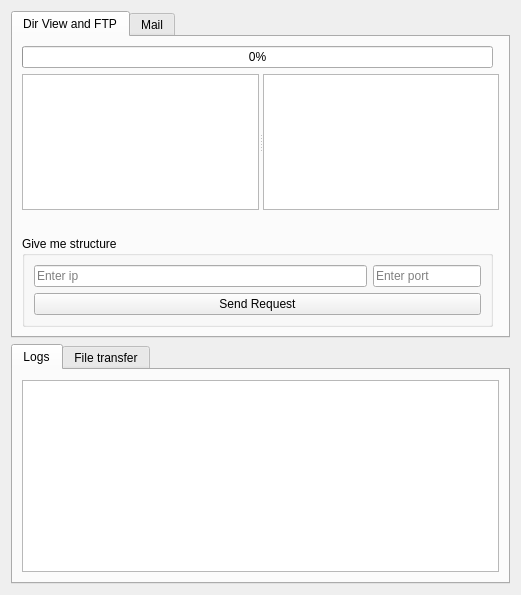
<?xml version="1.0" encoding="UTF-8"?>
<ui version="4.0">
 <class>Client</class>
 <widget class="QWidget" name="Client">
  <property name="geometry">
   <rect>
    <x>0</x>
    <y>0</y>
    <width>521</width>
    <height>595</height>
   </rect>
  </property>
  <property name="windowTitle">
   <string>Form</string>
  </property>
  <layout class="QGridLayout" name="gridLayout">
   <item row="0" column="0">
    <widget class="QTabWidget" name="tabWidget">
     <property name="currentIndex">
      <number>0</number>
     </property>
     <widget class="QWidget" name="tab">
      <attribute name="title">
       <string>Dir View and FTP</string>
      </attribute>
      <layout class="QGridLayout" name="gridLayout_2">
       <item row="0" column="0">
        <widget class="QProgressBar" name="receivingFileBar">
         <property name="value">
          <number>0</number>
         </property>
        </widget>
       </item>
       <item row="1" column="0" colspan="2">
        <widget class="QSplitter" name="splitter">
         <property name="orientation">
          <enum>Qt::Horizontal</enum>
         </property>
         <widget class="DropListWidget" name="ftpWidget">
          <property name="sizePolicy">
           <sizepolicy hsizetype="Expanding" vsizetype="Expanding">
            <horstretch>0</horstretch>
            <verstretch>0</verstretch>
           </sizepolicy>
          </property>
          <property name="minimumSize">
           <size>
            <width>0</width>
            <height>60</height>
           </size>
          </property>
          <property name="contextMenuPolicy">
           <enum>Qt::CustomContextMenu</enum>
          </property>
         </widget>
         <widget class="QTreeView" name="fileSystem">
          <property name="minimumSize">
           <size>
            <width>0</width>
            <height>60</height>
           </size>
          </property>
          <property name="contextMenuPolicy">
           <enum>Qt::CustomContextMenu</enum>
          </property>
         </widget>
        </widget>
       </item>
       <item row="2" column="0" colspan="2">
        <spacer name="verticalSpacer">
         <property name="orientation">
          <enum>Qt::Vertical</enum>
         </property>
         <property name="sizeType">
          <enum>QSizePolicy::Fixed</enum>
         </property>
         <property name="sizeHint" stdset="0">
          <size>
           <width>20</width>
           <height>20</height>
          </size>
         </property>
        </spacer>
       </item>
       <item row="3" column="0">
        <widget class="QGroupBox" name="groupBox">
         <property name="sizePolicy">
          <sizepolicy hsizetype="Preferred" vsizetype="Fixed">
           <horstretch>0</horstretch>
           <verstretch>0</verstretch>
          </sizepolicy>
         </property>
         <property name="title">
          <string>Give me structure</string>
         </property>
         <layout class="QGridLayout" name="gridLayout_3">
          <item row="0" column="0">
           <widget class="QLineEdit" name="ipEdit">
            <property name="sizePolicy">
             <sizepolicy hsizetype="Expanding" vsizetype="Fixed">
              <horstretch>0</horstretch>
              <verstretch>0</verstretch>
             </sizepolicy>
            </property>
            <property name="placeholderText">
             <string>Enter ip</string>
            </property>
           </widget>
          </item>
          <item row="0" column="1">
           <widget class="QLineEdit" name="portEdit">
            <property name="sizePolicy">
             <sizepolicy hsizetype="Fixed" vsizetype="Fixed">
              <horstretch>0</horstretch>
              <verstretch>0</verstretch>
             </sizepolicy>
            </property>
            <property name="placeholderText">
             <string>Enter port</string>
            </property>
           </widget>
          </item>
          <item row="1" column="0" colspan="2">
           <widget class="QPushButton" name="requestStructure">
            <property name="text">
             <string>Send Request</string>
            </property>
           </widget>
          </item>
         </layout>
        </widget>
       </item>
      </layout>
     </widget>
     <widget class="QWidget" name="tab_2">
      <attribute name="title">
       <string>Mail</string>
      </attribute>
      <layout class="QGridLayout" name="gridLayout_4">
       <item row="0" column="0">
        <layout class="QHBoxLayout" name="horizontalLayout">
         <item>
          <widget class="QLabel" name="cipherLabel">
           <property name="sizePolicy">
            <sizepolicy hsizetype="Fixed" vsizetype="Fixed">
             <horstretch>0</horstretch>
             <verstretch>0</verstretch>
            </sizepolicy>
           </property>
           <property name="text">
            <string>Cryptographic Cipher:</string>
           </property>
          </widget>
         </item>
         <item>
          <widget class="QLabel" name="cipher">
           <property name="sizePolicy">
            <sizepolicy hsizetype="Fixed" vsizetype="Fixed">
             <horstretch>0</horstretch>
             <verstretch>0</verstretch>
            </sizepolicy>
           </property>
           <property name="layoutDirection">
            <enum>Qt::LeftToRight</enum>
           </property>
           <property name="text">
            <string>&lt;none&gt;</string>
           </property>
          </widget>
         </item>
        </layout>
       </item>
       <item row="1" column="0">
        <widget class="QSplitter" name="splitter_2">
         <property name="sizePolicy">
          <sizepolicy hsizetype="Expanding" vsizetype="Expanding">
           <horstretch>0</horstretch>
           <verstretch>0</verstretch>
          </sizepolicy>
         </property>
         <property name="orientation">
          <enum>Qt::Horizontal</enum>
         </property>
         <widget class="QListWidget" name="listMail">
          <property name="sizePolicy">
           <sizepolicy hsizetype="Preferred" vsizetype="Expanding">
            <horstretch>0</horstretch>
            <verstretch>0</verstretch>
           </sizepolicy>
          </property>
         </widget>
         <widget class="QTextBrowser" name="textLetter">
          <property name="sizePolicy">
           <sizepolicy hsizetype="Preferred" vsizetype="Expanding">
            <horstretch>0</horstretch>
            <verstretch>0</verstretch>
           </sizepolicy>
          </property>
         </widget>
        </widget>
       </item>
       <item row="2" column="0">
        <widget class="QPushButton" name="requestMail">
         <property name="text">
          <string>Give me mail</string>
         </property>
        </widget>
       </item>
      </layout>
     </widget>
    </widget>
   </item>
   <item row="1" column="0">
    <widget class="QTabWidget" name="logsTab">
     <property name="currentIndex">
      <number>0</number>
     </property>
     <widget class="QWidget" name="tab_3">
      <attribute name="title">
       <string>Logs</string>
      </attribute>
      <layout class="QHBoxLayout" name="horizontalLayout_3">
       <item>
        <widget class="QTableWidget" name="logTable">
         <property name="sizePolicy">
          <sizepolicy hsizetype="Expanding" vsizetype="Fixed">
           <horstretch>0</horstretch>
           <verstretch>0</verstretch>
          </sizepolicy>
         </property>
         <property name="textElideMode">
          <enum>Qt::ElideNone</enum>
         </property>
         <property name="columnCount">
          <number>1</number>
         </property>
         <attribute name="horizontalHeaderVisible">
          <bool>false</bool>
         </attribute>
         <attribute name="horizontalHeaderStretchLastSection">
          <bool>true</bool>
         </attribute>
         <column/>
        </widget>
       </item>
      </layout>
     </widget>
     <widget class="QWidget" name="tab_4">
      <attribute name="title">
       <string>File transfer</string>
      </attribute>
      <layout class="QHBoxLayout" name="horizontalLayout_2">
       <item>
        <widget class="QTableWidget" name="transfersTable">
         <property name="sizePolicy">
          <sizepolicy hsizetype="Expanding" vsizetype="Fixed">
           <horstretch>0</horstretch>
           <verstretch>0</verstretch>
          </sizepolicy>
         </property>
         <property name="columnCount">
          <number>1</number>
         </property>
         <attribute name="horizontalHeaderVisible">
          <bool>false</bool>
         </attribute>
         <column/>
        </widget>
       </item>
      </layout>
     </widget>
    </widget>
   </item>
  </layout>
 </widget>
 <customwidgets>
  <customwidget>
   <class>DropListWidget</class>
   <extends>QListWidget</extends>
   <header>../client/drop_list_widget.h</header>
  </customwidget>
 </customwidgets>
 <resources/>
 <connections/>
</ui>
